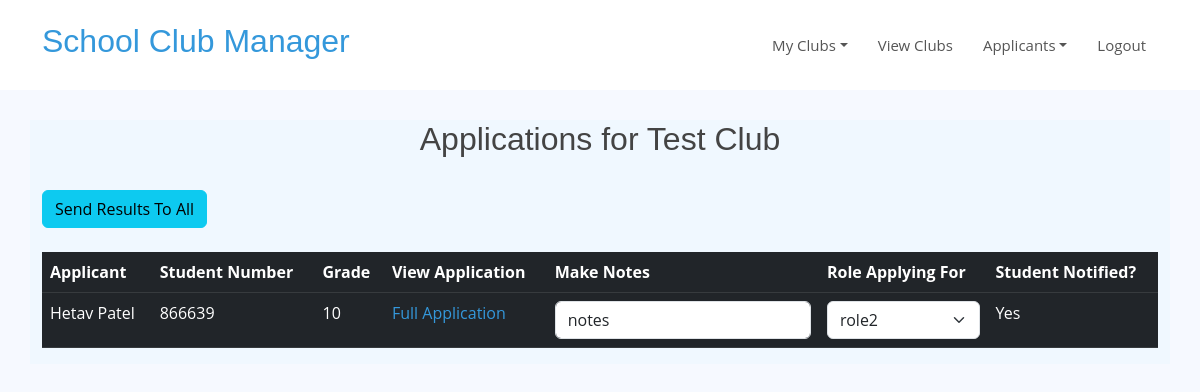
/clubs/a7314db9-bf1e-4882-a505-d7fc911f57ac/applications?mode=viewall (signed in), run on the app's committed database.
### clubmanager/models.py (models this page shows)
class Clubs(UserMixin, db.Model):
    ClubId = db.Column(db.String(36), primary_key=True)
    StudentId = db.Column(db.Integer, nullable=False)
    School = db.Column(db.String(40), nullable=False)
    ClubName = db.Column(db.String(50), nullable=False)
    ClubDescription = db.Column(db.String(300), nullable=False)
    AppStartDate = db.Column(db.Date, nullable=False)
    AppEndDate = db.Column(db.Date, nullable=False)
    ClubContactEmail = db.Column(db.String(75), unique=True, nullable=False)
    Date_Club_Created = db.Column(db.Date, default=datetime.utcnow)

class Applications(UserMixin, db.Model):
    ApplicationId = db.Column(db.String(36), primary_key=True)
    StudentId = db.Column(db.String(36), nullable=False)
    ClubId = db.Column(db.String(36), nullable=False)
    RoleIdApplyingFor = db.Column(db.String(36), nullable=False)
    ApplicationState = db.Column(db.String(100), nullable=True) #draft submitted, accepted
    RoleIdSelectedFor = db.Column(db.String(36), nullable=True)
    ClubOwnerNotes = db.Column(db.String(500), nullable=True)
    EmailSent = db.Column(db.String(5), nullable=False)

class Students(UserMixin, db.Model):
    id = db.Column(db.String(36), primary_key=True)
    FirstName = db.Column(db.String(75), nullable=False)
    LastName = db.Column(db.String(100), nullable=False)
    Username = db.Column(db.String(36), unique=True, nullable=False)
    StudentNum = db.Column(db.Integer, unique=True, nullable=False)
    Email = db.Column(db.String(75), unique=True, nullable=False)
    Password = db.Column(db.String(80), nullable=False)
    Grade = db.Column(db.Integer, nullable=False)
    School = db.Column(db.String(40), nullable=False)
    Date_Joined = db.Column(db.Date, default=datetime.utcnow)

class ClubRoles(UserMixin, db.Model):
    RoleId = db.Column(db.String(36), primary_key=True)
    ClubId = db.Column(db.String(36), nullable=True)
    Role = db.Column(db.String(100), nullable=True)
    RoleDescription = db.Column(db.String(500), nullable=True)
    Date_Role_Created = db.Column(db.Date, default=datetime.utcnow)

### clubmanager/routes/applications.py (the view, shortened to what this page needs)
@app.route('/clubs/<uuid:ClubId>/applications', methods=['GET'])
@app.route('/clubs/<uuid:ClubId>/applications/<uuid:StudentId>', methods=['GET'])
@login_required
def get_application(ClubId, StudentId = ''):
    mode = request.args.get('mode')
    global selectedrole_str, selectedrole_id
    generalquestions_to_display = []
    generalquestions_maxlengths = generalquestions_maxlength(ClubId)
    if mode == 'viewall':
        userClubCatalogue = getUserOwnedClubs(current_user.id)
        all_club_applications = Applications.query.filter_by(ClubId=str(ClubId)).all()
        form = ApplicationSelectForm()
        showsendresultsbttn = True
        stmt = select(Applications.ApplicationId, Applications.RoleIdApplyingFor, Applications.RoleIdSelectedFor, Applications.EmailSent, Applications.ClubOwnerNotes, Students.id, Students.FirstName, \
            Students.LastName, Students.StudentNum, Students.Email, Students.Grade, \
            ClubRoles.Role)\
                .select_from(Applications)\
                .join(Students, Applications.StudentId == Students.id)\
                .join(ClubRoles, Applications.RoleIdApplyingFor == ClubRoles.RoleId) \
                .where(Applications.ApplicationState == 'submitted', Applications.ClubId == str(ClubId))
        data = db.session.execute(stmt)
        ClubName_to_display = Clubs.query.filter_by(ClubId=str(ClubId)).first().ClubName
        return render_template('responseoverview.html', ClubName_to_display=ClubName_to_display, data=data, showsendresultsbttn=showsendresultsbttn, form=form, userClubCatalogue=userClubCatalogue, ClubId=ClubId)
    return redirect(url_for('get_club', ClubId=str(ClubId)) + '?mode=view')

### clubmanager/flaskforms.py
class ApplicationSelectForm(FlaskForm):
    ApplicationId = HiddenField('Application Id', validators=[InputRequired(), Length(max=36)])
    ClubOwnerNotes = TextAreaField('Club Owner Notes', validators=[Length(max=100)])
    RoleIdSelectedFor = StringField('Role Id', validators=[InputRequired(), Length(max=36)])
    ApplicantEmail = HiddenField('Applicant Email', validators=[InputRequired(), Length(max=75)])

### clubmanager/functions.py (called while the page is built)
def generalquestions_maxlength(ClubId):
    db_query = ApplicationQuestions.query.filter(ApplicationQuestions.ClubId==str(ClubId), ApplicationQuestions.RoleId==None)
    generalquestions_maxlengths = []
    for row in db_query:
        generalquestions_maxlengths.append(row.LengthOfResponse)
    return generalquestions_maxlengths

def getUserOwnedClubs(user):
    clubs = Clubs.query.filter(Clubs.StudentId == user).all()
    return clubs

### clubmanager/routes/dashboard.py (called while the page is built)
@login_manager.user_loader
def load_user(user_id):
    return Students.query.get(user_id)

### clubmanager/templates/responseoverview.html (shortened to what this page needs)
{% extends 'base.html' %}
{% import 'bootstrap/wtf.html' as wtf %}
{% block head %}
<link rel='stylesheet' href='/static/css/styles.css'>
<link rel='stylesheet' href='/static/css/styleves.css'>
{% endblock %}
{% block body %}
<body>
    <header id='header' class='fixed-top d-flex align-items-center'>
        <div class="container d-flex align-items-center justify-content-between">
            <h2><a href='/'>School Club Manager</a></h2>
            <nav class='navbar navbar-expand-lg bg-body'>
                <div class='container-fluid'>
                    <div class='collapse navbar-collapse' id='navbarText'>
                        <ul class="nav justify-content-end">
                            <li class="nav-item dropdown">
                                <a class="nav-link dropdown-toggle" data-bs-toggle="dropdown" href="#" role="button"
                                    aria-expanded="false">My Clubs</a>
                            </li>
                            <a class="nav-link" href='/clubs?mode=viewall'>View Clubs</a>
                            {% if not truthy %}
                            <li class="nav-item dropdown">
                                <a class="nav-link dropdown-toggle" data-bs-toggle="dropdown" href="#" role="button"
                                    aria-expanded="false">Applicants</a>
                            </li>
                            {% endif %}
                            <a class="nav-link" href="{{ url_for('logout') }}">Logout</a>
                        </ul>
                    </div>
                </div>
            </nav>
        </div>
    </header>
    <br><br><br><br><br>
    <main style='background-color: aliceblue;' class='container'>
        <div class='row'>
            {% if data %}
            <h2 style='text-align:center;'>Applications for {{ ClubName_to_display }}</h2>
            {% endif %}
            <form method='POST' action='/clubs/{{ ClubId }}/selectionresults?mode=sendall'>
                <br>
                {% if showsendresultsbttn %}
                <td><input type='submit' class='btn btn-info' value='Send Results To All'></td>
                {% endif %}
                <br><br>
                {% if showsendresultsbttn %}
                <table class='table table-dark table-hover'>
                    <thead>
                        <tr>
                            <th>Applicant</th>
                            <th>Student Number</th>
                            <th>Grade</th>
                            <th>View Application</th>
                            <th>Make Notes</th>
                            <th>Role Applying For</th>
                            <th>Student Notified?</th>
                        </tr>
                    </thead>
                    <tbody>
                        {% for row in data %}
                        <tr>
                            <td>{{ row.FirstName }} {{ row.LastName }}</td>
                            <td>{{ row.StudentNum }}</td>
                            <td>{{ row.Grade }}</td>
                            <td><a href='/clubs/{{ ClubId }}/applications/{{ row.id }}?mode=view' target='_blank'>Full
                                    Application</a></td>
                            <td>
                                {% if row.ClubOwnerNotes != None %}
                                <input type='text' class='form-control' name='ClubOwnerNotes'
                                    value='{{ row.ClubOwnerNotes }}'>
                                {% else %}
                                <input type='text' class='form-control' name='ClubOwnerNotes'>
                                {% endif %}
                            </td>
                            <td><select name='RoleIdSelectedFor' class="form-select">
                                    {% if row.EmailSent == 'Yes' %}
                                    <option value='{{ row.RoleIdApplyingFor }}' selected>{{ row.Role }}</option>
                                    {% else %}
                                    <option value='None' selected>None</option>
                                    <option value='{{ row.RoleIdApplyingFor }}'>{{ row.Role }}</option>
                                    {% endif %}
                                </select></td>
                            <td>{{ row.EmailSent }}</td>
                        </tr>
                        {% endfor %}
                    </tbody>
                </table>
            </form>
            {% else %}
            <h1>No responses have been recorded for {{ ClubName_to_display }}!</h1>
            {% endif %}
        </div>
    </main>
</body>
{% endblock %}

### clubmanager/static/css/main.css (style rules this page uses)
.nav { margin: 20px auto; }
a { text-decoration: none; }

### clubmanager/static/css/styles.css (style rules this page uses)
:root { scroll-behavior: smooth; }
body { font-family: "Open Sans", sans-serif; background: #f6f9ff; color: #444444; }
a { color: #4154f1; text-decoration: none; }
h1, h2, h3, h4, h5, h6 { font-family: "Nunito", sans-serif; }

### clubmanager/static/css/styleves.css (style rules this page uses)
body { font-family: "Open Sans", sans-serif; color: #444444; }
a { color: #3498db; text-decoration: none; }
h1, h2, h3, h4, h5, h6 { font-family: "Raleway", sans-serif; }
#header { z-index: 997; transition: all 0.5s; padding: 22px 0; background: #fff; }
.navbar { padding: 0; }
.navbar ul { margin: 0; padding: 0; display: flex; list-style: none; align-items: center; }
.navbar li { position: relative; }
.navbar a, .navbar a:focus { display: flex; align-items: center; justify-content: space-between; padding: 10px 0 10px 30px; font-size: 15px; font-weight: 400; color: #555555; white-space: nowrap; transition: 0.3s; }

### data on the page
Clubs: ClubName "Test Club"
Applications: FirstName "Hetav", LastName "Patel", StudentNum "866639", Grade "10", ClubOwnerNotes "notes", RoleIdSelectedFor "role2", EmailSent "Yes"
